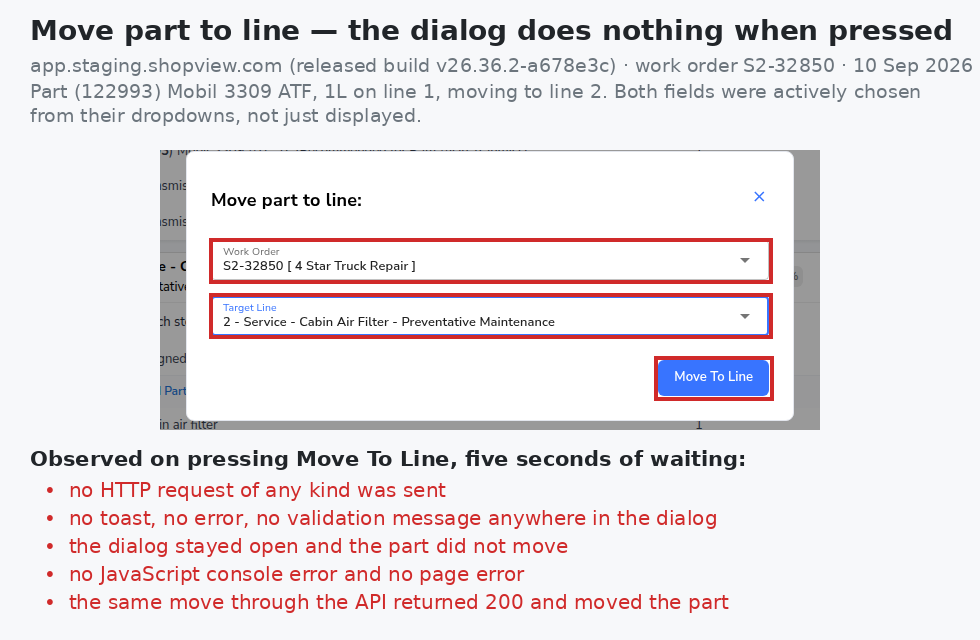
#> input picture build/move-part-to-line-2026-09-10/ev/EX1-move-to-line-does-nothing.png, 980 x 640 px, given in place of PV2-1440.png, which was not available
$ python exhibit.py
#> lines starting #> are read from the running program, lines starting #| are printed output that depends on the picture
# usage: python3.12 exhibit.py -> SV-11116 Jira exhibits in ../ev/
from PIL import Image, ImageDraw, ImageFont
F=lambda n,b=False: ImageFont.truetype('/usr/share/fonts/truetype/dejavu/DejaVuSans%s.ttf'%('-Bold' if b else ''),n)
RED=(204,0,0); GRN=(0,140,60); ORG=(220,110,0); GRY=(70,70,70); EV='../ev/'
def panel(path,crop,boxes,title,tcol,sub,s=2):
#> called with path = 'PV2-1440.png', crop = (20, 60, 640, 260), title = 'BEFORE - PRODUCTION (1440 wide)', tcol = (204, 0, 0), s = 2
    im=Image.open(EV+path).convert('RGB'); x0,y0,x1,y1=crop; c=im.crop((x0*s,y0*s,x1*s,y1*s))
#> in panel, im is the input picture: PIL image 980x640 RGB; mean R, G, B 236.1, 231.6, 234.3
#> after `c = im.crop((x0 * s, y0 * s, x1 * s, y1 * s))`:
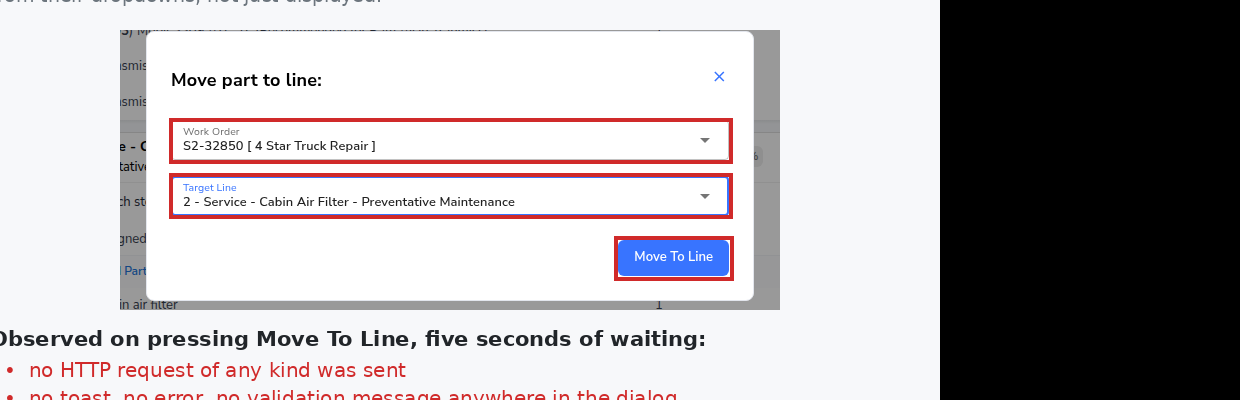
#> c: PIL image 1240x400 RGB; mean R, G, B 179.5, 175.9, 178.1
    k=2/s if s!=2 else 1
    if s!=2: c=c.resize((int(c.width*2/s),int(c.height*2/s)),Image.LANCZOS)
    d=ImageDraw.Draw(c)
    for (bx0,by0,bx1,by1),col,lab,pos in boxes:
        r=((bx0-x0)*2,(by0-y0)*2,(bx1-x0)*2,(by1-y0)*2); d.rectangle(r,outline=col,width=6)
        if lab:
            f=F(26,True); w=d.textlength(lab,font=f)
            tx={'r':c.width-w-24}.get(pos, max(4,min(r[0],c.width-w-20))); ty=r[3]+10 if pos in('b','r') else r[1]-48
            d.rectangle((tx-6,ty-4,tx+w+8,ty+36),fill=(255,255,255),outline=col,width=3); d.text((tx,ty),lab,font=f,fill=col)
#> this loop made 2 passes
#> (w, tx) on pass 1: (440.3, 40)
    head=Image.new('RGB',(c.width,110),(255,255,255)); hd=ImageDraw.Draw(head); hd.text((20,12),title,font=F(30,True),fill=tcol); hd.text((20,62),sub,font=F(23),fill=GRY)
#> after `head = Image.new('RGB', (c.width, 110), (255, 255, 255))`: head: PIL image 1240x110 RGB; every value is 255
    o=Image.new('RGB',(c.width,c.height+110),(255,255,255)); o.paste(head,(0,0)); o.paste(c,(0,110)); return o
#> after `o = Image.new('RGB', (c.width, c.height + 110), (255, 255, 255))`: o: PIL image 1240x510 RGB; every value is 255
#> call 2 of panel, with path = 'V2-1440-1-hover.png', crop = (20, 60, 640, 260), title = 'AFTER - QA BRANCH (1440 wide)', tcol = (0, 140, 60), s = 2
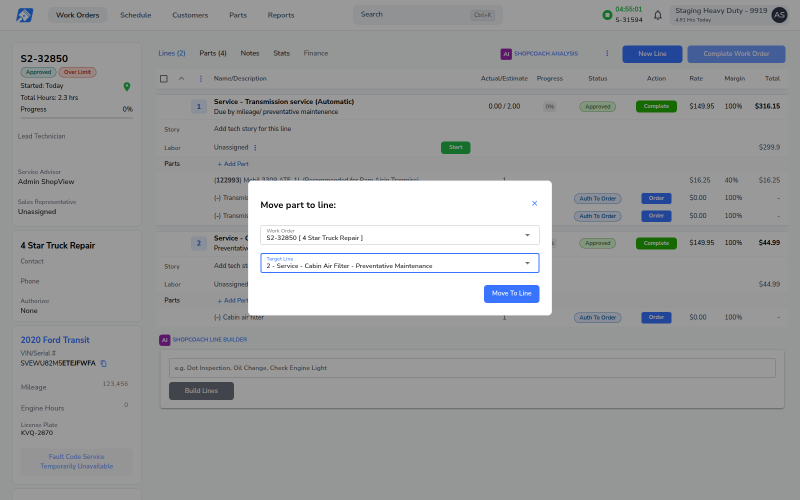
#> input picture build/move-part-to-line-2026-09-10/ev/mv3-filled.png, 1600 x 1000 px, given in place of V2-1440-1-hover.png, which was not available (shown at 1/2 size)
#> in panel, im is the input picture: PIL image 1600x1000 RGB; mean R, G, B 157, 158.3, 159.6
#> in panel (call 2), `x0, y0, x1, y1 = crop`: x0 = 20; y0 = 60; x1 = 640; y1 = 260
#> in panel (call 2), `c = im.crop((x0 * s, y0 * s, x1 * s, y1 * s))`:
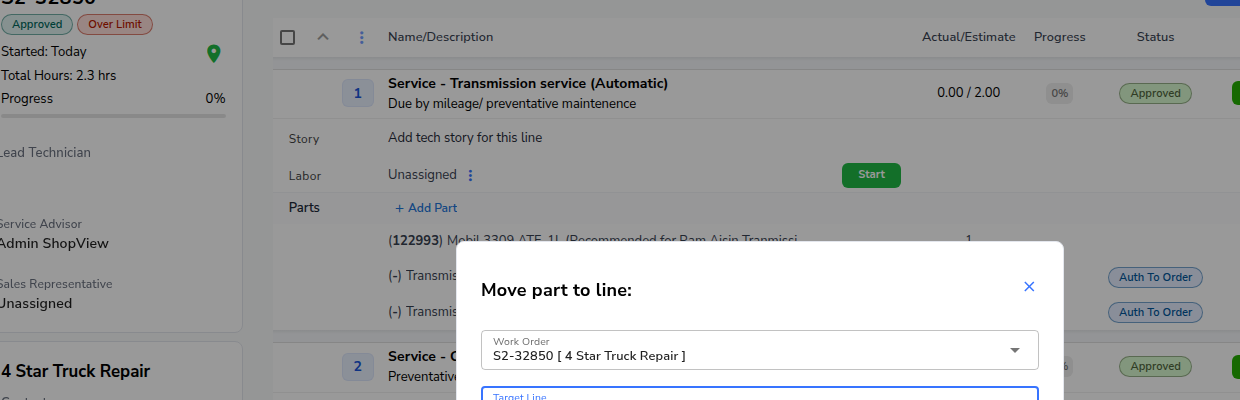
#> c: PIL image 1240x400 RGB; mean R, G, B 167.5, 168.3, 168.6
#> the loop in panel (call 2), `for (bx0,by0,bx1,by1),col,lab,pos in boxes:` made 2 passes
#> (bx0, by0, bx1, by1, col, lab, pos, r) on pass 1: (40, 152, 340, 182, (0, 140, 60), 'Stays inside the card', 0, (40, 184, 640, 244))
#> (bx0, by0, bx1, by1, col, lab, pos, r) on pass 2: (26, 188, 354, 246, (0, 140, 60), '', 0, (12, 256, 668, 372))
def row(panels,caption,fn,stack=False):
#> called with fn = 'before-after-vendor-email.png', stack = False
    if stack:
        W=max(p.width for p in panels)+60; H=sum(p.height for p in panels)+30*(len(panels)+1)+44*len(caption)+20; o=Image.new('RGB',(W,H),(240,240,240)); y=30
        for p in panels: o.paste(p,(30,y)); y+=p.height+30
    else:
        W=sum(p.width for p in panels)+30*(len(panels)+1); H=max(p.height for p in panels)+60+44*len(caption); o=Image.new('RGB',(W,H),(240,240,240)); x=30
#> after `W = sum((p.width for p in panels)) + 30 * (len(panels) + 1)`: W = 2570
#> after `H = max((p.height for p in panels)) + 60 + 44 * len(caption)`: H = 658
#> after `o = Image.new('RGB', (W, H), (240, 240, 240))`: o: PIL image 2570x658 RGB; every value is 240
        for p in panels: o.paste(p,(x,30)); x+=p.width+30
#> this loop made 2 passes
#> x on passes 1 to 2: 1300, 2570
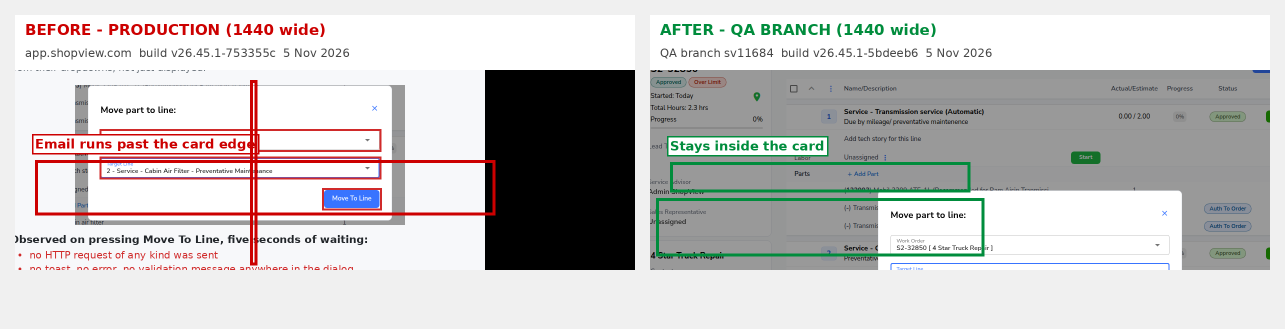
#> o: PIL image 2570x658 RGB (shown at 1/2 size); mean R, G, B 200, 198.1, 197.5
#> after the loop, x = 2570
        y=max(p.height for p in panels)+45
#> y = 555
    d=ImageDraw.Draw(o)
    for t in caption: d.text((30,y),t,font=F(28),fill=GRY); y+=44
#> this loop made 2 passes
#> y on passes 1 to 2: 599, 643
#> after the loop, y = 643
    o.save(EV+fn); print(fn,o.size)
#> after `o.save(EV + fn)`:
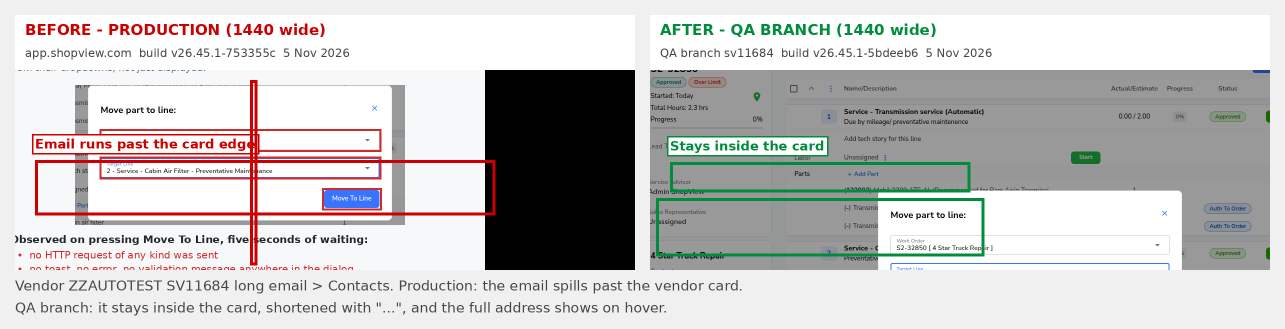
#> saved as before-after-vendor-email.png: PIL image 2570x658 RGB (shown at 1/2 size); mean R, G, B 198.6, 196.7, 196.1
#| before-after-vendor-email.png (2570, 658)

PROD='app.shopview.com  build v26.45.1-753355c  5 Nov 2026'; BR='QA branch sv11684  build v26.45.1-5bdeeb6  5 Nov 2026'
row([panel('PV2-1440.png',(20,60,640,260),[((40,150,500,205),RED,'Email runs past the card edge',1),((255,70,262,255),RED,'',0)],'BEFORE - PRODUCTION (1440 wide)',RED,PROD),
     panel('V2-1440-1-hover.png',(20,60,640,260),[((40,152,340,182),GRN,'Stays inside the card',0),((26,188,354,246),GRN,'',0)],'AFTER - QA BRANCH (1440 wide)',GRN,BR)],
    ['Vendor ZZAUTOTEST SV11684 long email > Contacts. Production: the email spills past the vendor card.','QA branch: it stays inside the card, shortened with "...", and the full address shows on hover.'],'before-after-vendor-email.png')
row([panel('V2-1440-0.png',(20,60,640,260),[((40,152,340,182),RED,'Cut off with "..." - not wrapped',1)],'QA BRANCH, desktop 1440 wide',RED,BR),
     panel('V2-phone-1-tap.png',(0,90,390,230),[((24,148,366,175),RED,'Tap shows nothing; rest of email hidden',1)],'QA BRANCH, phone, after a tap',RED,'iPhone 12 Pro preset, 390 x 844, touch',s=3)],
    ['Same vendor. The address is cut short instead of wrapping onto a second line.','On a phone there is no hover, and tapping the address does not show the rest, so it cannot be read in full.'],'branch-email-cut-off.png')
#> call 3 of panel, with path = 'V2-1440-0.png', crop = (20, 60, 640, 260), title = 'QA BRANCH, desktop 1440 wide', tcol = (204, 0, 0), s = 2
#> the loop in panel (call 3), `for (bx0,by0,bx1,by1),col,lab,pos in boxes:` made 1 pass
#> (w, tx) on pass 1: (451.2, 40)
#> in panel (call 3), `o.paste(head, (0, 0))`:
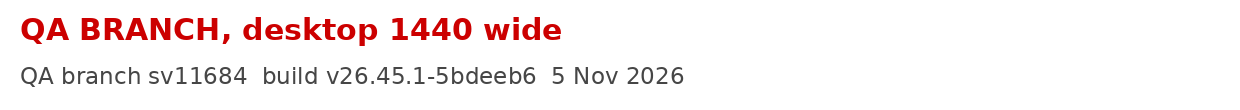
#> head: PIL image 1240x110 RGB; mean R, G, B 248.9, 241.1, 241.1
#> in panel (call 3), `o.paste(c, (0, 110))`:
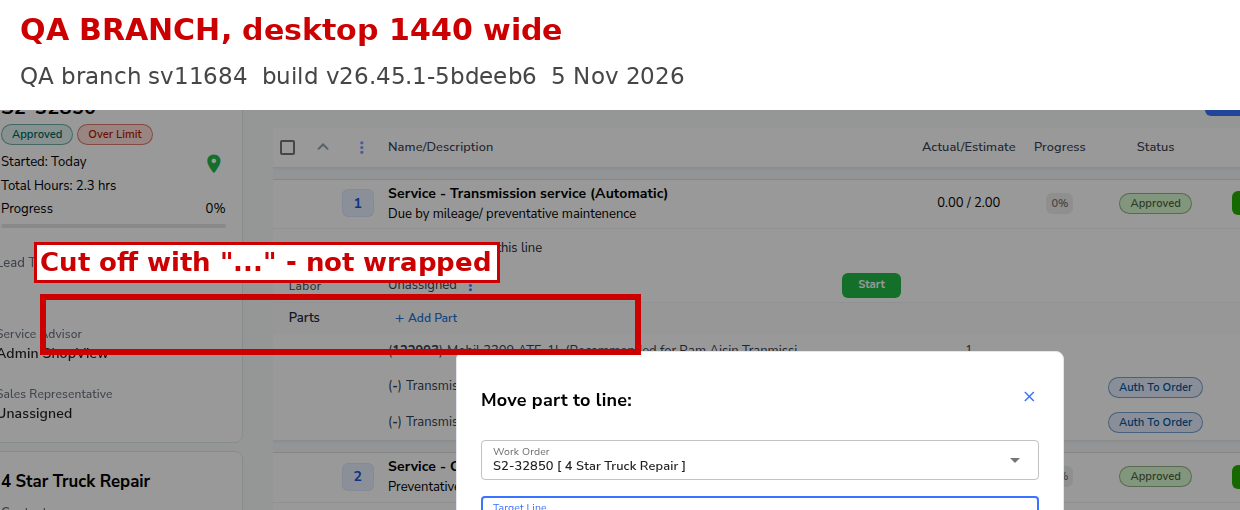
#> o: PIL image 1240x510 RGB; mean R, G, B 188.3, 182.9, 183.1
#> (the run stopped early here; a loop or call above may not have finished)
